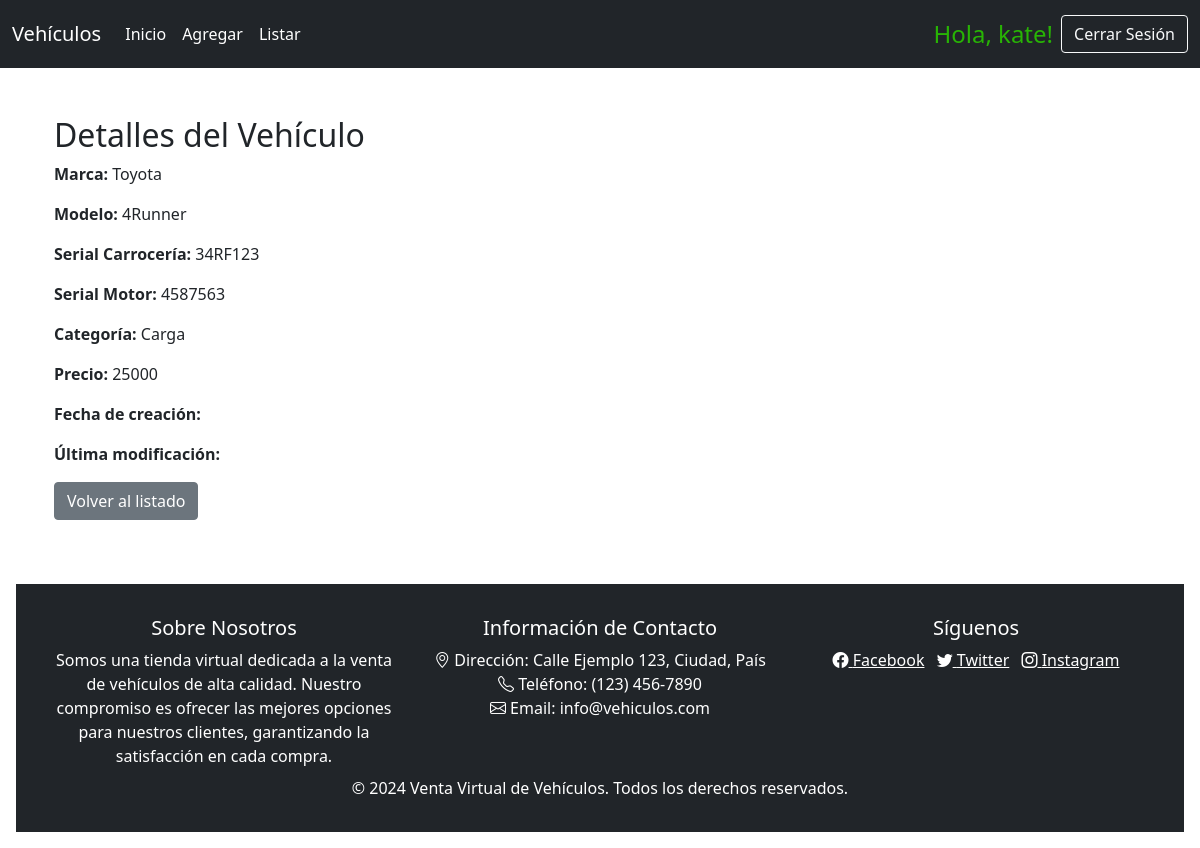
The app's page /vehiculo/13/ (signed in) with its own data.
### vehiculo/models.py (models this page shows, shortened)
class Vehiculo(models.Model):
    marca = models.ForeignKey(Marca, on_delete=models.CASCADE)
    modelo = models.CharField(max_length=100)
    serial_carroceria = models.CharField(max_length=50)
    serial_motor = models.CharField(max_length=50)
    categoria = models.CharField(max_length=20, choices=[
        ('Particular', 'Particular'),
        ('Transporte', 'Transporte'),
        ('Carga', 'Carga'),
    ])
    precio = models.IntegerField()
    fecha_de_creacion = models.DateTimeField(auto_now_add=True)
    fecha_de_modificacion = models.DateTimeField(auto_now=True)
    class Meta:
        permissions = [
            ("visualizar_catalogo", "Puede visualizar el catálogo de vehículos"),
        ]

class Marca(models.Model):
    nombre = models.CharField(max_length=100)
    def __str__(self):
        return self.nombre

### vehiculo/views.py (the view)
# urls.py: path('vehiculo/<int:pk>/', ver_vehiculo, name='ver_vehiculo'),
@login_required(login_url='login')
@permission_required('vehiculo.view_vehiculo', raise_exception=True)
def ver_vehiculo(request, pk):
    vehiculo = get_object_or_404(Vehiculo, pk=pk)
    return render(request, 'ver_vehiculo.html', {'vehiculo': vehiculo})

### vehiculo/templates/ver_vehiculo.html (shortened to what this page needs)
{% extends 'base.html' %}
{% block content %}
<div class="container mt-4">
    <h2>Detalles del Vehículo</h2>
    <p><strong>Marca:</strong> {{ vehiculo.marca }}</p>
    <p><strong>Modelo:</strong> {{ vehiculo.modelo }}</p>
    <p><strong>Serial Carrocería:</strong> {{ vehiculo.serial_carroceria }}</p>
    <p><strong>Serial Motor:</strong> {{ vehiculo.serial_motor }}</p>
    <p><strong>Categoría:</strong> {{ vehiculo.categoria }}</p>
    <p><strong>Precio:</strong> {{ vehiculo.precio }}</p>
    <p><strong>Fecha de creación:</strong> {{ vehiculo.fecha_creacion }}</p>
    <p><strong>Última modificación:</strong> {{ vehiculo.fecha_modificacion }}</p>
    <a href="{% url 'vehiculos_list' %}" class="btn btn-secondary">Volver al listado</a>
</div>
{% endblock %}

### vehiculo/templates/navbar.html (shortened to what this page needs)
<nav class="navbar navbar-expand-lg bg-dark text-white">
    <div class="container-fluid">
        <a id="navbarText" class="navbar-brand text-white" href="{% url 'index' %}">Vehículos</a>
        <div class="collapse navbar-collapse" id="navbarNav">
            <ul class="navbar-nav me-auto">
                <li class="nav-item">
                    <a class="nav-link active text-white" aria-current="page" href="{% url 'index' %}">Inicio</a>
                </li>
                <li class="nav-item">
                    <a class="nav-link text-white" href="{% url 'add_vehiculos' %}">Agregar</a>
                </li>
                <li class="nav-item">
                    <a class="nav-link text-white" href="{% url 'vehiculos_list' %}">Listar</a>
                </li>
            </ul>
            {% if user.is_authenticated %}
            <span class="navbar-text me-2" style="color: rgb(40, 180, 5); font-size: 24px;">Hola, {{ user.username }}!</span>
            <form action="{% url 'logout' %}" method="post" style="display: inline;">
                <button type="submit" class="btn btn-outline-light">Cerrar Sesión</button>
            </form>
            {% else %}
            <a class="btn btn-outline-light" href="{% url 'login' %}">Iniciar Sesión</a>
            <a class="btn btn-outline-light ms-2" href="{% url 'register' %}">Registrarse</a>
            {% endif %}
        </div>
    </div>
</nav>

### vehiculo/static/css/style.css (style rules this page uses)
html, body { height: 100%; margin: 0; }
body { display: flex; flex-direction: column; }

### records on screen
Vehiculo: marca "Toyota", modelo "4Runner", serial_carroceria "34RF123", serial_motor "4587563", categoria "Carga", precio "25000"

### other values on screen
{{ user.username }} "kate"
